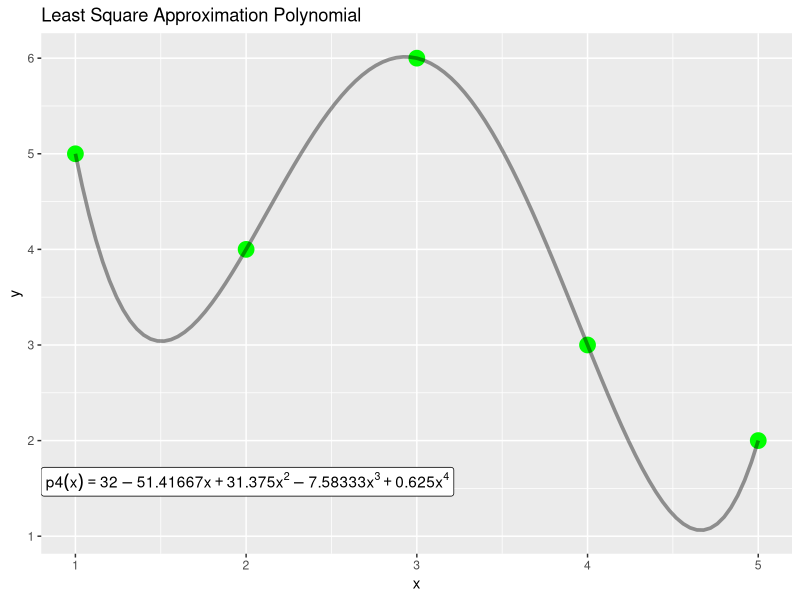
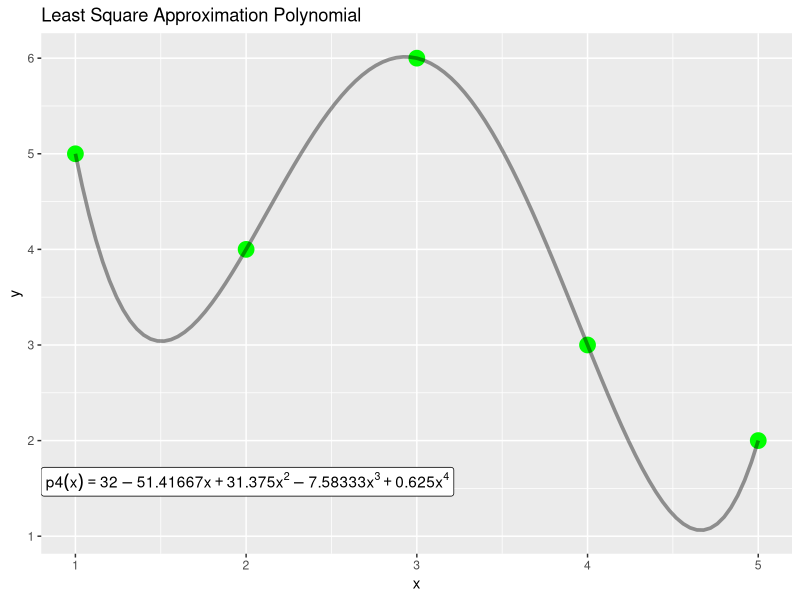

Recreate these plots in R, in order.
if(!require(polynom))install.packages("polynom");library(polynom)
if(!require(ggplot2))install.packages("ggplot2");library(ggplot2)

#LEAST SQUARES APPROXIMATION
#least squares approximation with polynomial of degree m
least_sq<-function(x,y,m){
  dat<-data.frame(cbind(x,y))
  n<-length(y)
  X<-rep(1,n)
  for (i in 1:m){
    X<-cbind(X,x^i)
  }
  beta<-solve(t(X)%*%X)%*%t(X)%*%y
  beta<-round(beta,digits=5)
  lsq<-polynomial(beta)
  label<-paste0("p",paste(m),"(x)==",paste(lsq))
  print(as.character(lsq))
  lsq<-as.function(lsq)
  plot<-ggplot(dat, aes(x=x, y=y)) + ggtitle("Least Square Approximation Polynomial")+
    geom_point(size=5, col='green') + stat_function(fun = lsq, size=1.25, alpha=0.4)+
    annotate("label",x=-Inf,y=-Inf,hjust=0,vjust=-2,label = label,parse=TRUE)
  print(plot)
  ggsave(filename=paste(n,"least_sq.pdf"), plot=plot,path="C:\\Users\\urska\\Desktop\\Numerical Intr Course\\R codes")
  return(lsq)
}

x<-c(1,2,3,4,5)
y<-c(5,4,6,3,2)
m<-4
least_sq(x,y,m)
